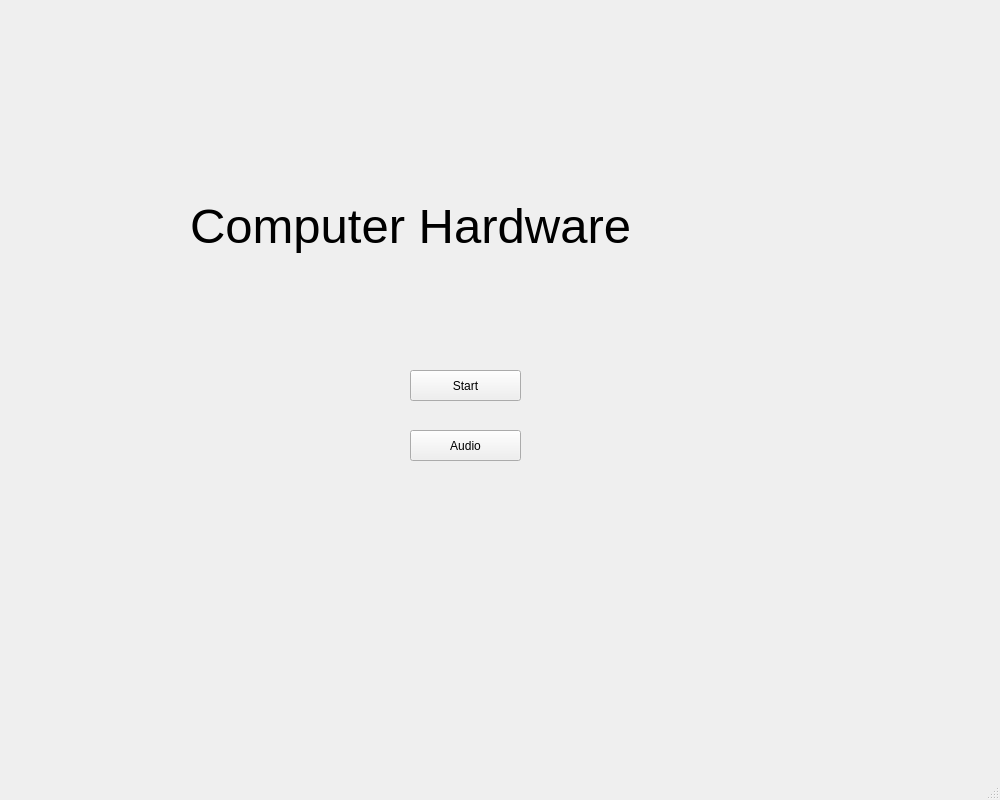
<?xml version="1.0" encoding="UTF-8"?>
<ui version="4.0">
 <class>MainWindow</class>
 <widget class="QMainWindow" name="MainWindow">
  <property name="sizePolicy">
   <sizepolicy hsizetype="Fixed" vsizetype="Fixed">
    <horstretch>0</horstretch>
    <verstretch>0</verstretch>
   </sizepolicy>
  </property>
  <property name="minimumSize">
   <size>
    <width>1000</width>
    <height>800</height>
   </size>
  </property>
  <property name="windowTitle">
   <string>MainWindow</string>
  </property>
  <widget class="QWidget" name="centralwidget">
   <widget class="QPushButton" name="startButton">
    <property name="geometry">
     <rect>
      <x>410</x>
      <y>370</y>
      <width>111</width>
      <height>31</height>
     </rect>
    </property>
    <property name="text">
     <string>Start</string>
    </property>
   </widget>
   <widget class="QPushButton" name="pushButton_2">
    <property name="geometry">
     <rect>
      <x>410</x>
      <y>430</y>
      <width>111</width>
      <height>31</height>
     </rect>
    </property>
    <property name="text">
     <string>Audio</string>
    </property>
   </widget>
   <widget class="QLabel" name="titleLabel">
    <property name="geometry">
     <rect>
      <x>190</x>
      <y>120</y>
      <width>571</width>
      <height>211</height>
     </rect>
    </property>
    <property name="font">
     <font>
      <pointsize>37</pointsize>
     </font>
    </property>
    <property name="text">
     <string>Computer Hardware</string>
    </property>
   </widget>
  </widget>
  <widget class="QStatusBar" name="statusbar"/>
 </widget>
 <resources/>
 <connections/>
</ui>
